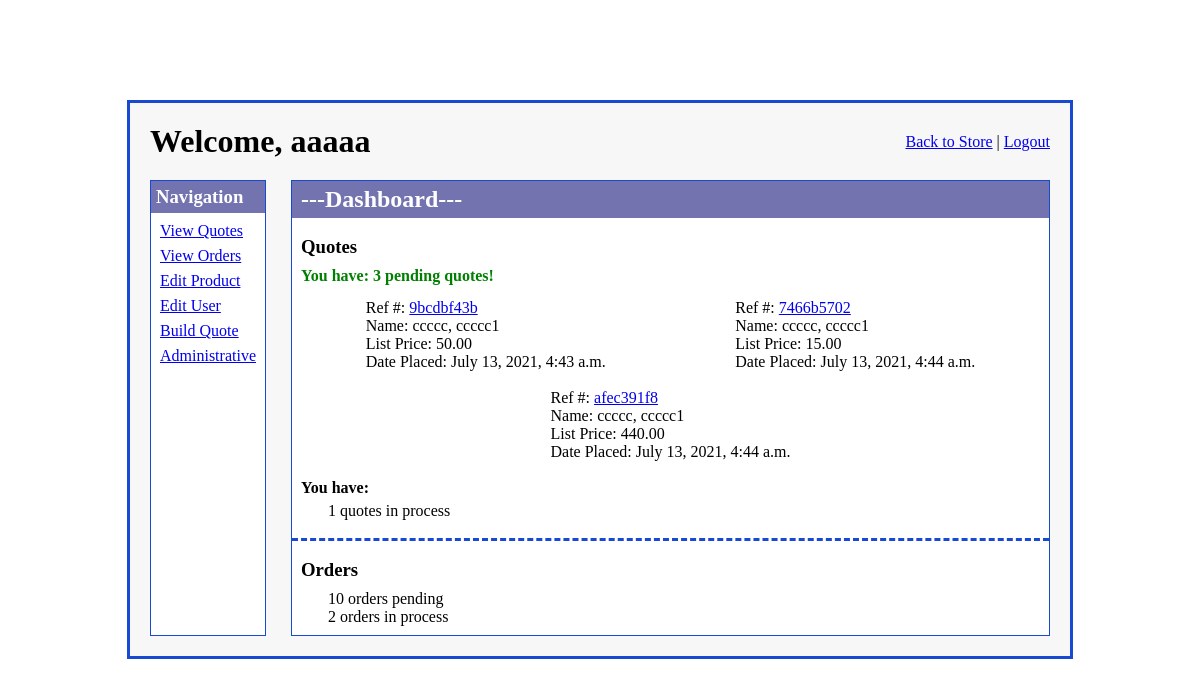
The app's page /admin_access/ (signed in), older data.
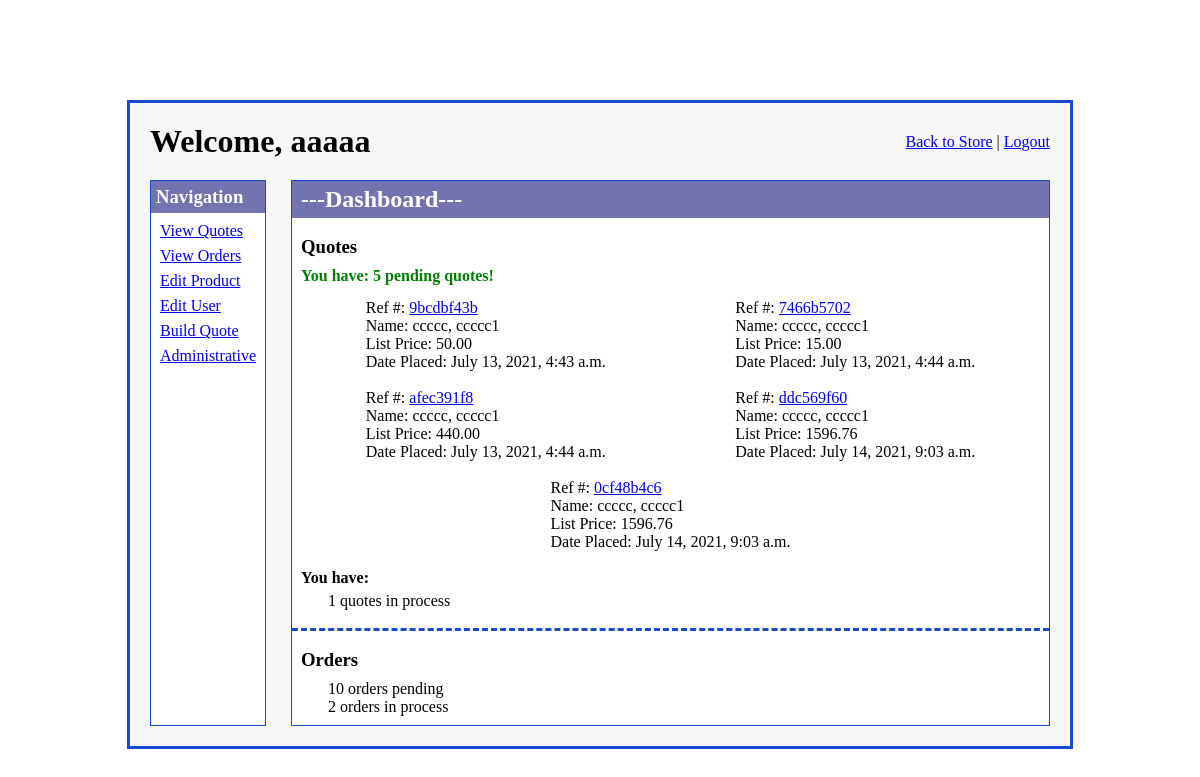
The same page, newer data.
### imgfield_app/models.py (models this page shows)
class Quote(models.Model):
    quoted_by = models.ForeignKey(
        User,
        related_name="user_quotes",
        on_delete=models.CASCADE
    )
    contact_info =  models.ForeignKey(
        ContactInfo,
        related_name="quotes",
        on_delete = models.CASCADE,
        null=True, blank=True,
    )
    ref_number = models.CharField(max_length=10)
    total_price = models.DecimalField(decimal_places=2, max_digits=10, null=True, blank=True)
    status = models.CharField(max_length=27)
    special_instructions = models.TextField(null=True, blank=True)
    office_notes = models.TextField(null=True, blank=True)
    placed_at = models.DateTimeField(auto_now_add=True)
    created_at = models.DateTimeField(auto_now_add=True)
    updated_at = models.DateTimeField(auto_now=True)

class User(models.Model):
    first_name = models.CharField(max_length=45)
    last_name = models.CharField(max_length=60)
    email = models.CharField(max_length=60)
    password = models.CharField(max_length=60)
    security_level = models.IntegerField()
    created_at = models.DateTimeField(auto_now_add=True)
    updated_at = models.DateTimeField(auto_now=True)
    objects = UserManager()

### admin_app/views.py (the view)
# urls.py: path('', views.index),
def index(request):
    if 'user_id' in request.session:
        logged_user = User.objects.get(id=request.session['user_id'])
        if logged_user.security_level > 4:
            context = {
                'logged_user' : logged_user,
                'all_products': Product.objects.all(),
                'new_quotes': Quote.objects.filter(status="pending"),
                'quote_in_process_count': Quote.objects.filter(status="in process").count(),
                'order_open_count': Order.objects.filter(status="open").count(),
                'order_pending_count': Order.objects.filter(status="pending").count(),
                'order_in_process_count': Order.objects.filter(status="in process").count(),
            }
            return render(request, "admin_index.html", context)
    return redirect("/")

### admin_app/templates/admin_index.html (shortened to what this page needs)
<!DOCTYPE html>
<html lang="en">
<head>
    {% load static %}
    <link rel="stylesheet" href="{% static 'css/admin_index.css' %}">
</head>
<body>
    <div id="wrapper">
        <div id="header">
            <h1>Welcome, {{ logged_user.first_name }}</h1>
            <div id="links">
                <a href="/">Back to Store</a> |
                <a href="/signon/logout">Logout</a>
            </div>
        </div>
        <div id="content">
            <div id="navigation">
                <h3>Navigation</h3>
                <div id="nav_links">
                    <a href="/admin_access/quotes_display/1">View Quotes</a>
                    <a href="/admin_access/orders_display">View Orders</a>
                    <a href="/admin_access/select_product">Edit Product</a>
                    <a href="/admin_access/edit_user">Edit User</a>
                    <a href="/admin_access/build_quote">Build Quote</a>
                    <a href="/admin_access/administrative">Administrative</a>
                </div>
            </div>
            <div id="dashboard">
                <h2>---Dashboard---</h2>
                <div id="new_info">
                    <div id="quote_display">
                        <h3>Quotes</h3>
                        {% if new_quotes %}
                        <h4 class="green">You have: {{ new_quotes.count }} pending quotes!</h4>
                        <div id="new_quote_display">
                            {% for quote in new_quotes %}
                            <div class="pod">
                                <p>Ref #: <a href="/admin_access/view_quote/{{ quote.id }}">{{ quote.ref_number }}</a>
                                </p>
                                <p>Name: {{ quote.quoted_by.last_name }}, {{ quote.quoted_by.first_name }}</p>
                                <p>List Price: {{quote.total_price }}</p>
                                <p>Date Placed: {{ quote.placed_at }}</p>
                            </div>
                            {% endfor %}
                        </div>
                        {% else %}
                        <p>You have no new quotes pending</p>
                        {%  endif %}
                        <div id="quote_stats">
                            <h4>You have:</h4>
                            <p>{{ quote_in_process_count }} quotes in process</p>
                        </div>
                    </div>
                    <div id="order_display">
                        <h3>Orders</h3>
                        <p>{{ order_pending_count }} orders pending</p>
                        <p>{{ order_in_process_count }} orders in process</p>
                    </div>
                </div>
            </div>
        </div>
    </div>
</body>
</html>

Row changes from the older to the newer data that the page shows:
added Quote: ref_number "ddc569f60", quoted_by.last_name "ccccc", quoted_by.first_name "ccccc1", total_price "1596.76", placed_at "July 14, 2021, 9:03 a.m."
added Quote: ref_number "0cf48b4c6", quoted_by.last_name "ccccc", quoted_by.first_name "ccccc1", total_price "1596.76", placed_at "July 14, 2021, 9:03 a.m."
Text that changed along with them:
{{ new_quotes.count }}: "3" → "5"
